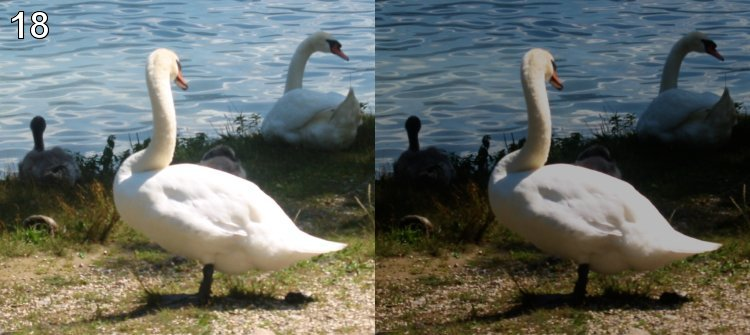
#> input picture pythonchallenge/misc/balloons.jpg, 750 x 335 px, found by its file name
$ python pych18.py   (Python 2 division)
#> lines starting #> are read from the running program, lines starting #| are printed output that depends on the picture
import urllib
import cv2
import difflib
# [4 lines of commented-out code are left out]

b=cv2.imread(r'C:\users\team2\desktop\pych\balloons.jpg')
#> b is the input picture: shape (335, 750, 3); mean B, G, R 99.9, 105.4, 100.5
right=b[::,len(b[0])/2::,::]
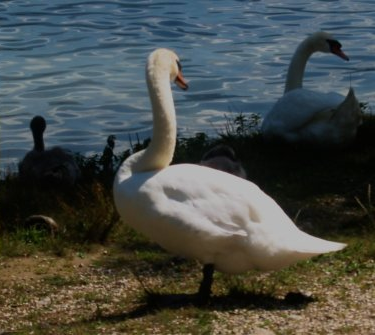
#> right: shape (335, 375, 3); mean B, G, R 71.8, 75.1, 70.6
left=b[::,:len(b[0])/2:,::]
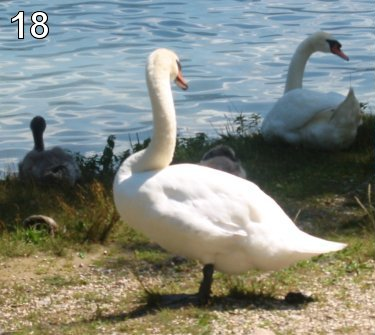
#> left: shape (335, 375, 3); mean B, G, R 128, 135.7, 130.3
cv2.imshow('ok',left-right)
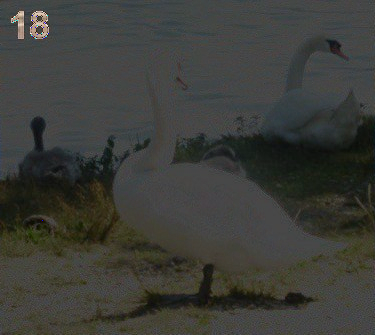
#> window 'ok': shape (335, 375, 3); mean B, G, R 56.6, 61.1, 60.1
cv2.waitKey(0)
cv2.destroyAllWindows()
#guess not...
#urllib.urlopen('http://www.pythonchallenge.com/pc/return/brightness.html').read()

#downloaded deltas.gz

#> (the run stopped early here; a loop or call above may not have finished)

$ run again, with pythonchallenge/misc/20.jpg copied over pythonchallenge/misc/balloons.jpg
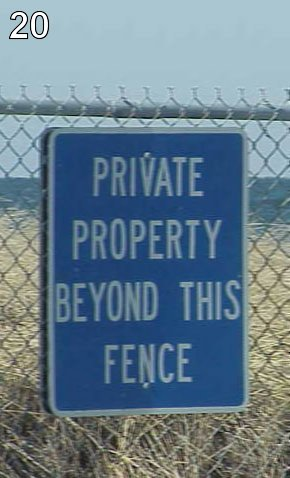
#> input picture pythonchallenge/misc/20.jpg, 290 x 478 px, found by its file name
#> b is the input picture: shape (478, 290, 3); mean B, G, R 140.5, 125.9, 103.8
#> `left=b[::,:len(b[0])/2:,::]`:
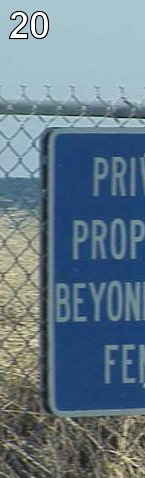
#> left: shape (478, 145, 3); mean B, G, R 136.7, 122.1, 101.1
#> `cv2.imshow('ok',left-right)`:
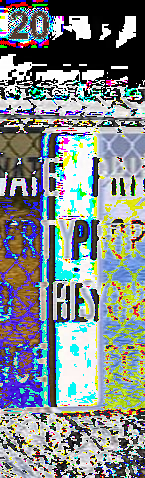
#> window 'ok': shape (478, 145, 3); mean B, G, R 139.2, 137.6, 129.2

$ run again, with pythonchallenge/misc/cave.jpg copied over pythonchallenge/misc/balloons.jpg
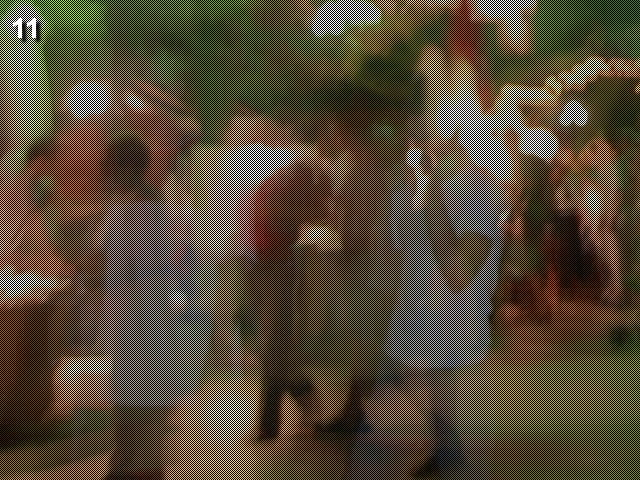
#> input picture pythonchallenge/misc/cave.jpg, 640 x 480 px, found by its file name
#> b is the input picture: shape (480, 640, 3); mean B, G, R 57.3, 73.7, 85.8
#> `left=b[::,:len(b[0])/2:,::]`:
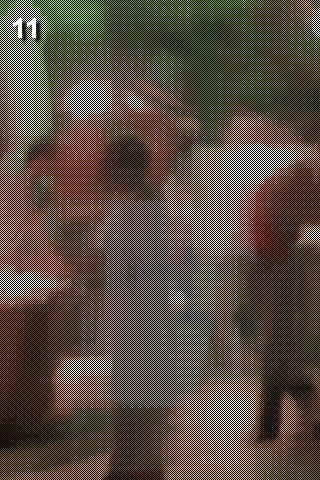
#> left: shape (480, 320, 3); mean B, G, R 60, 76.2, 89.1
#> `cv2.imshow('ok',left-right)`:
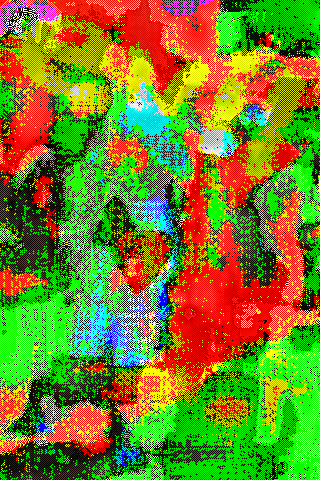
#> window 'ok': shape (480, 320, 3); mean B, G, R 70, 121.8, 115
